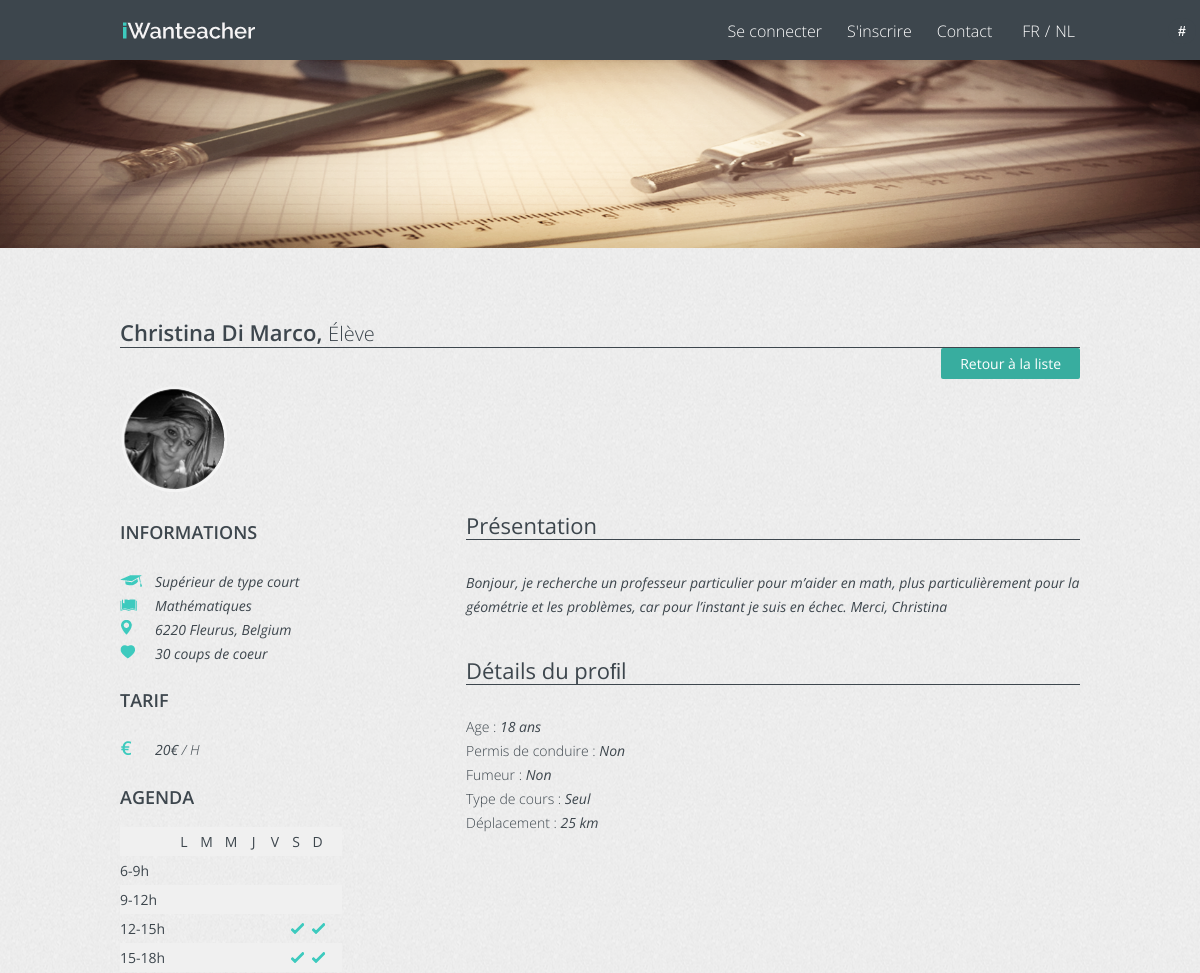
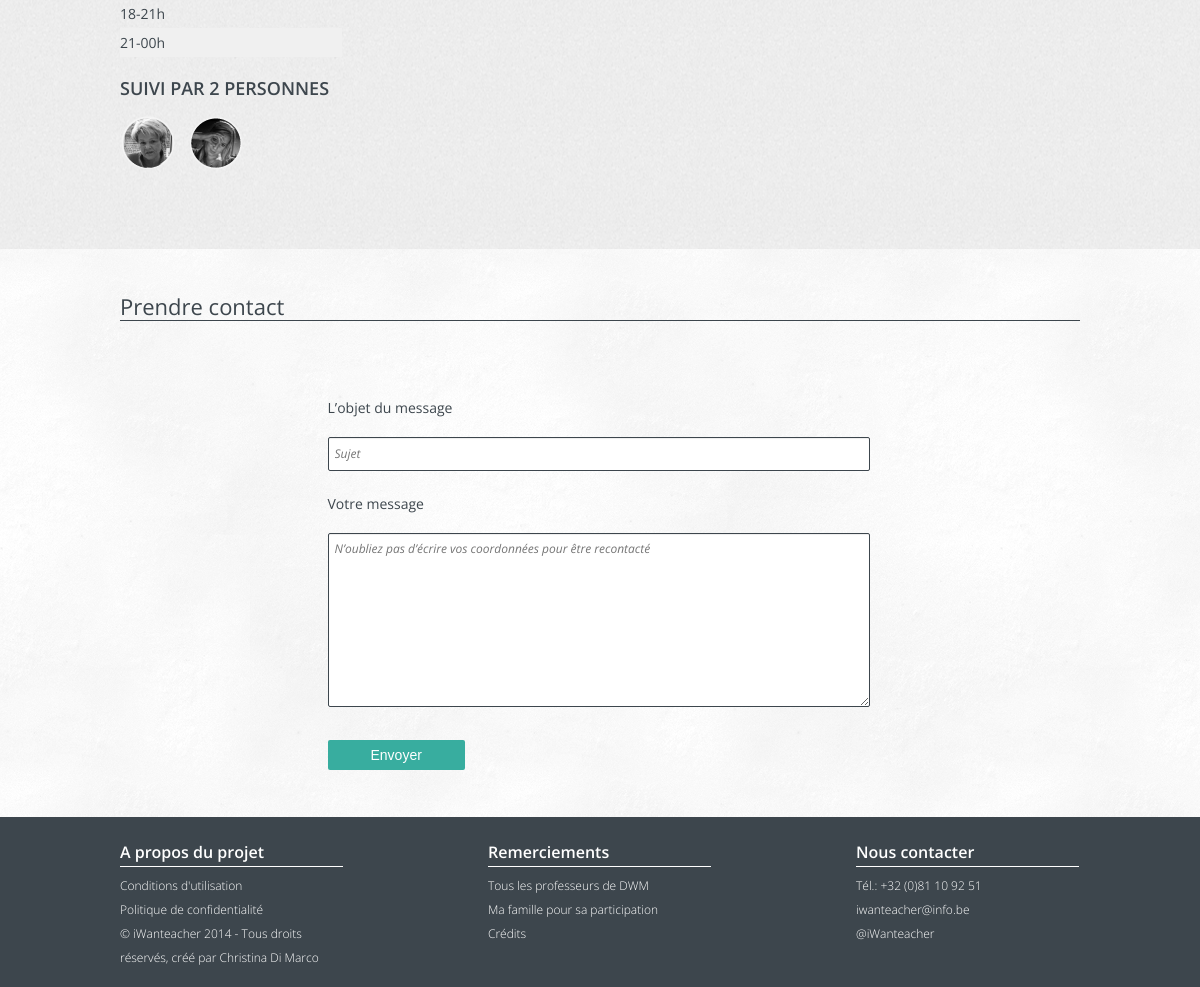
Screenshot of /profil.php?id=11 with the database file from the repository (2 pictures, top to bottom).
### tables this page shows
CREATE TABLE IF NOT EXISTS `users` (
  `id` int(11) NOT NULL AUTO_INCREMENT,
  `prenom` varchar(255) NOT NULL,
  `nom` varchar(255) NOT NULL,
  `email` varchar(255) NOT NULL,
  `mdp` varchar(255) NOT NULL,
  `statut` varchar(255) NOT NULL,
  `niveau` varchar(255) NOT NULL,
  `matiere` varchar(255) NOT NULL,
  `adresse` varchar(500) NOT NULL,
  `tarif` varchar(3) NOT NULL,
  `horaire` varchar(83) NOT NULL,
  `presentation` text NOT NULL,
  `age` int(3) NOT NULL,
  `permis` varchar(3) NOT NULL,
  `fumeur` varchar(3) NOT NULL,
  `deplacement` varchar(3) NOT NULL,
  `dp_km` int(5) NOT NULL,
  `materiel` varchar(3) NOT NULL,
  `exp` int(3) NOT NULL,
  `cours` varchar(17) NOT NULL,
  `lieu` varchar(255) NOT NULL,
  `etude` varchar(255) NOT NULL,
  `langue` varchar(255) NOT NULL,
  `activite` varchar(255) NOT NULL,
  `photo` varchar(255) NOT NULL,
  `activate` int(1) DEFAULT '0',
  PRIMARY KEY (`id`)
);

### profil.php (the view, shortened to what the rows shown need)
<?php
   require 'include/config.inc.php';
   if (!empty($_GET['id'])) { $id_profil = $_GET['id']; } else {header('Location: index.php'); }
   $req = $bdd->prepare("SELECT * FROM `users` WHERE id = '".$id_profil."' LIMIT 0 , 1");
   $req->execute();
   $res = $req->fetchAll();
   $res = $res[0];
   ?>
<!DOCTYPE html>
         <html lang="fr">
            <head>
               <link rel="stylesheet" type="text/css" href="css/reset.css"/>
               <link rel="stylesheet" type="text/css" href="css/styles.css"/>
               <link rel="stylesheet" type="text/css" href="css/hugrid.css" />
            </head>
            <body class="profil">
               <header id="header">
                  <div class="header-wrapper">
                     <div class="container clearfix">
                        <h1>
                           <a href="index.php"><img src="imgs/logo.png" alt="logo iWanteacher" class="visible-desktop"/></a>
                           <a href="index.php"><img src="imgs/logo-iphone.png" alt="logo iWanteacher" class="visible-iphone"/></a>
                        </h1>
                     </div>
                  </div>
               </header>
               <div class="container clearfix">
                  <section id="p-user">
                     <h2><strong><?php echo $res['prenom'].' '.$res['nom'] ?>,</strong> <span><?php echo $res['statut'] ?></span></h2>
                  </section>
                  <aside class="sidebar">
                     <div class="informations-user">
                        <span class="photo-profil">
                           <img src="imgs/<?php echo $res['photo'] ?>" alt="<?php echo $res['prenom'].' '.$res['nom'] ?>">
                        </span>
                        <ul>
                           <li class="icone-niveau"><?php echo $res['niveau'] ?></li>
                           <li class="icone-matiere"><?php echo $res['matiere'] ?></li>
                           <li class="icone-ville"><?php echo $res['adresse'] ?></li>
                           <li class="icone-coeur">30 coups de coeur</li>
                        </ul>
                     </div>
                     <div class="tarif-user">
                        <ul>
                           <li class="icone-tarif"><?php echo $res['tarif'] ?><span> / H</span></li>
                        </ul>
                     </div>
                     <div class="agenda-user">
                        <table>
                           <thead>
                              <tr class="t-bg">
                                 <th>&nbsp;</th>
                                 <th>L</th>
                                 <th>M</th>
                                 <th>M</th>
                                 <th>J</th>
                                 <th>V</th>
                                 <th>S</th>
                                 <th>D</th>
                                 <th>&nbsp;</th>
                              </tr>
                           </thead>
                           <tbody>
                              <tr>
                                 <th class="tranches-heures">6-9h</th>
                              </tr>
                              <tr class="t-bg">
                                 <th class="tranches-heures">9-12h</th>
                              </tr>
                              <tr>
                                 <th class="tranches-heures">12-15h</th>
                              </tr>
                              <tr class="t-bg">
                                 <th class="tranches-heures">15-18h</th>
                              </tr>
                              <tr>
                                 <th class="tranches-heures">18-21h</th>
                              </tr>
                              <tr class="t-bg">
                                 <th class="tranches-heures">21-00h</th>
                              </tr>
                           </tbody>
                        </table>
                     </div>
                  </aside>
                  <article class="main-content">
                     <h3>Présentation</h3>
                     <p><?php echo $res['presentation'] ?></p>
                     <h3>Détails du proﬁl</h3>
                     <ul class="details-profil">
                        <li><span>Age :</span> <i><?php echo $res['age'] ?> ans</i></li>
                        <li><span>Permis de conduire :</span> <?php echo $res['permis'] ?></li>
                        <li><span>Fumeur :</span> <?php echo $res['fumeur'] ?></li>
                        <li><span>Type de cours :</span> <?php echo $res['cours'] ?></li>
                        <li><span>Déplacement :</span> <?php if ($res['deplacement'] == 'Oui') { echo $res['dp_km'].' km'; } else { echo 'Non'; }?></li>
                     </ul>
                  </article>
               </div>
            </body>
         </html>

### rows the page displays
users: prenom "Christina", nom "Di Marco", statut "Élève", photo (picture), niveau "Supérieur de type court", matiere "Mathématiques", adresse "6220 Fleurus, Belgium", tarif "20€", presentation "Bonjour, je recherche un professeur particulier pour m’aider en math, plus particulièrement pour la géométrie et les problèmes, car pour l’instant je suis en échec. Merci, Christina", age "18", permis "Non", fumeur "Non", cours "Seul", dp_km "25"
